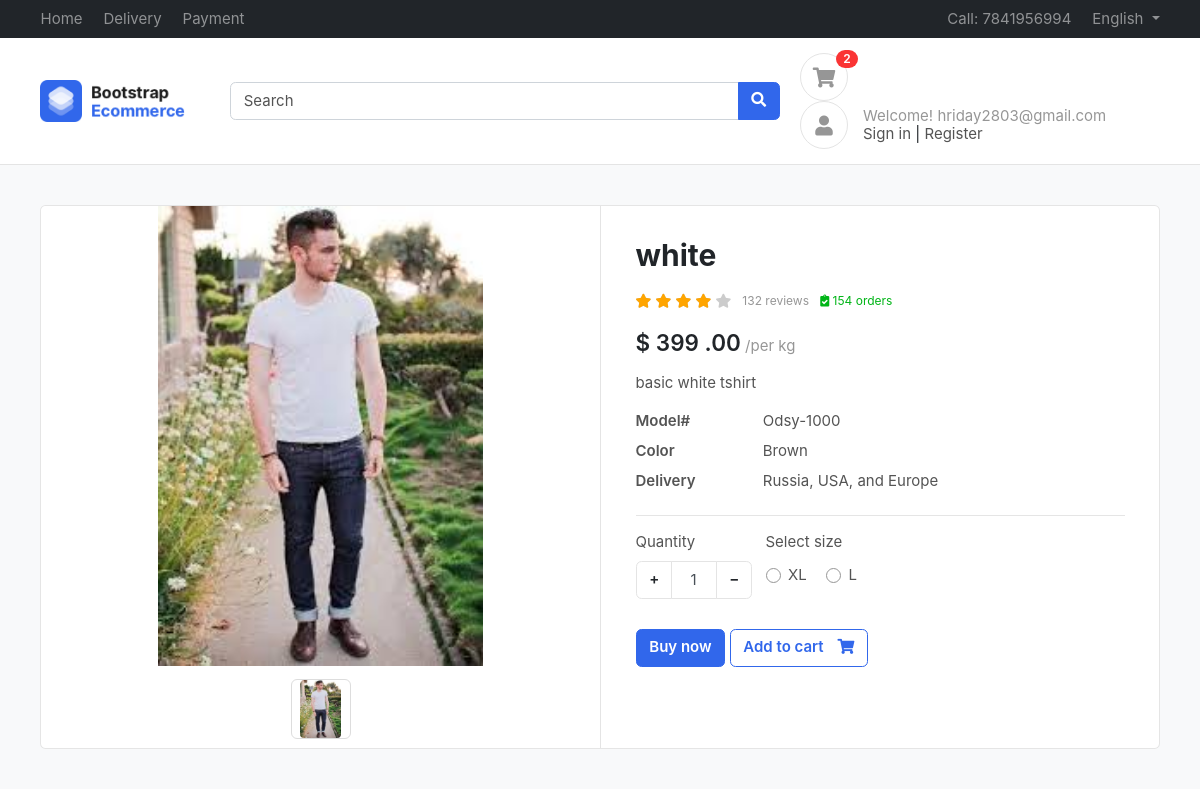
The app's page /product/white/ (signed in) with its own data.
### accounts/models.py (models this page shows)
class Profile(BaseModel):
    user = models.OneToOneField(User , on_delete=models.CASCADE , related_name="profile")
    is_email_verified = models.BooleanField(default=False)
    email_token = models.CharField(max_length=100 , null=True , blank=True)
    profile_image = models.ImageField(upload_to = 'profile')
    def get_cart_count(self):
        return CartItems.objects.filter(cart__is_paid=False, cart__user= self.user).count()

### products/models.py (models this page shows, shortened)
class Product(BaseModel):
    product_name = models.CharField(max_length=100)
    slug = models.SlugField(unique=True  , null=True , blank=True)
    category = models.ForeignKey(Category , on_delete=models.CASCADE , related_name="products")
    price = models.IntegerField()
    product_desription = models.TextField()
    color_variant = models.ManyToManyField(ColorVariant , blank=True)
    size_variant = models.ManyToManyField(SizeVariant , blank=True)

class ProductImage(BaseModel):
    product = models.ForeignKey(Product , on_delete=models.CASCADE , related_name="product_images")
    image =  models.ImageField(upload_to="product")

class SizeVariant(BaseModel):
    size_name = models.CharField(max_length=100)
    price = models.IntegerField(default=0)

### products/views.py (the view)
# urls.py: path('<slug>/' , get_product , name="get_product"),
def get_product(request , slug):
    try:
        product = Product.objects.get(slug =slug)
        context= {'product': product}
        if request.GET.get('size'):
            size=request.GET.get('size')
            price=product.get_product_price_by_size(size)
            context['selected_size']=size
            context['updated_price']= price
            print(price)
        return render(request  , 'product/products.html' , context = context)
    except Exception as e:
        print(e)

### templates/product/products.html (shortened to what this page needs)
{% extends "base/base.html"%}
{%  block start %}
<section class="section-content padding-y bg">
    <div class="container">
    <div class="card">
        <div class="row no-gutters">
            <aside class="col-md-6">
    <article class="gallery-wrap">
    <div class="img-big-wrap">
      <div> <a href="#"><img src="/media/{{product.product_images.first.image}}"></a></div>
    </div>
    <div class="thumbs-wrap">
      {% for image in product.product_images.all %}
      <a href="#" class="item-thumb"> <img src="/media/{{image.image}}"></a>
      {% endfor %}
    </div>
    </article>
            </aside>
            <main class="col-md-6 border-left">
    <article class="content-body">
    <h2 class="title">{{product.product_name}}</h2>
    <div class="rating-wrap my-3">
        <ul class="rating-stars">
            <li style="width:80%" class="stars-active">
                <i class="fa fa-star"></i> <i class="fa fa-star"></i>
                <i class="fa fa-star"></i> <i class="fa fa-star"></i>
            </li>
            <li>
                <i class="fa fa-star"></i> <i class="fa fa-star"></i>
                <i class="fa fa-star"></i> <i class="fa fa-star"></i>
                <i class="fa fa-star"></i>
            </li>
        </ul>
        <small class="label-rating text-muted">132 reviews</small>
        <small class="label-rating text-success"> <i class="fa fa-clipboard-check"></i> 154 orders </small>
    </div>
    <div class="mb-3">
        <var class="price h4">$
          {% if updated_price %}
          {{updated_price}}
          {% else %}
          {{product.price}}
          {% endif %}
          .00</var>
        <span class="text-muted">/per kg</span>
    </div>
    <p>{{product.product_desription}}</p>
    <dl class="row">
      <dt class="col-sm-3">Model#</dt>
      <dd class="col-sm-9">Odsy-1000</dd>
      <dt class="col-sm-3">Color</dt>
      <dd class="col-sm-9">Brown</dd>
      <dt class="col-sm-3">Delivery</dt>
      <dd class="col-sm-9">Russia, USA, and Europe </dd>
    </dl>
    <hr>
        <div class="form-row">
            <div class="form-group col-md flex-grow-0">
                <label>Quantity</label>
                <div class="input-group mb-3 input-spinner">
                  <div class="input-group-prepend">
                    <button class="btn btn-light" type="button" id="button-plus"> + </button>
                  </div>
                  <input type="text" class="form-control" value="1">
                  <div class="input-group-append">
                    <button class="btn btn-light" type="button" id="button-minus"> − </button>
                  </div>
                </div>
            </div>
            {% if product.size_variant.count %}
            <div class="form-group col-md">
                    <label>Select size</label>
                    <div class="mt-1">
                      {% for size in product.size_variant.all %}
                        <label class="custom-control custom-radio custom-control-inline">
                          <div class="custom-control-label">{{size.size_name}}</div>
                        </label>
                      {% endfor %}
                    </div>
            </div>
            {% endif %}
        </div>
        <a href="#" class="btn  btn-primary"> Buy now </a>
        <a href="{% url 'add_to_cart' product.uid %}?variant={{selected_size}}" class="btn  btn-outline-primary"> <span class="text">Add to cart</span> <i class="fas fa-shopping-cart"></i>  </a>
    </article>
            </main>
        </div>
    </div>
    </div>
    </section>
{% endblock %}

### templates/base/base.html (shortened to what this page needs)
<!DOCTYPE HTML>
<html lang="en">
<head>
<link href="/media/css/bootstrap.css" rel="stylesheet" type="text/css"/>
<link href="/media/fonts/fontawesome/css/all.min.css" type="text/css" rel="stylesheet">
<link href="/media/css/ui.css" rel="stylesheet" type="text/css"/>
<link href="/media/css/responsive.css" rel="stylesheet" />
</head>
<body>
	<header class="section-header">
		<nav class="navbar navbar-dark navbar-expand p-0 bg-dark">
		<div class="container">
			<ul class="navbar-nav d-none d-md-flex mr-auto">
				<li class="nav-item"><a class="nav-link" href="#">Home</a></li>
				<li class="nav-item"><a class="nav-link" href="#">Delivery</a></li>
				<li class="nav-item"><a class="nav-link" href="#">Payment</a></li>
			</ul>
			<ul class="navbar-nav">
				<li class="nav-item"><a href="#" class="nav-link"> Call: 7841956994 </a></li>
				<li class="nav-item dropdown">
					 <a href="#" class="nav-link dropdown-toggle" data-toggle="dropdown"> English </a>
				</li>
			</ul>
		  </div>
		</nav>
		<section class="header-main border-bottom">
			<div class="container">
		<div class="row align-items-center">
			<div class="col-lg-2 col-4">
				<div class="brand-wrap">
					<img class="logo" src="images/logo.png">
				</div>
			</div>
			<div class="col-lg-6 col-sm-12">
				<form action="#" class="search">
					<div class="input-group w-100">
						<input type="text" class="form-control" placeholder="Search">
						<div class="input-group-append">
						  <button class="btn btn-primary" type="submit">
							<i class="fa fa-search"></i>
						  </button>
						</div>
					</div>
				</form>
			</div>
			<div class="col-lg-4 col-sm-6 col-8">
				<div class="widgets-wrap float-md-right">
					<div class="widget-header  mr-3">
						<a href="{% url 'cart' %}" class="icon icon-sm rounded-circle border"><i class="fa fa-shopping-cart"></i></a>
						<span class="badge badge-pill badge-danger notify">{{request.user.profile.get_cart_count}}</span>
					</div>
					<div class="widget-header icontext">
						<a href="#" class="icon icon-sm rounded-circle border"><i class="fa fa-user"></i></a>
						<div class="text">
							<span class="text-muted">Welcome! {{user}}</span>
							<div>
								<a href="/accounts/login/">Sign in</a> |
								<a href="/accounts/register/"> Register</a>
							</div>
						</div>
					</div>
				</div>
			</div>
		</div>
			</div>
		</section>
		</header>
		{% block start %}
		{% endblock %}
        </body>
        </html>

### public/static/css/ui.css (style rules this page uses)
html { font-family: 'Inter', sans-serif; font-size: 15px; }
.content-body { flex: 1 1 auto; padding: 2rem 2.3rem; }
.icon-xs, .icon-sm, .icon-md, .icon-lg { display: inline-block; text-align: center; flex-shrink: 0; flex-grow: 0; }
.icon-sm { width: 48px; height: 48px; line-height: 48px; font-size: 20px; }
.padding-y { padding-top: 40px; padding-bottom: 40px; }
var { font-style: normal; }
article:after, .form-group:after { display: block; clear: both; content: ""; }
.bg { background-color: #f8f9fa; }
.card .title { color: #212529; }
.header-main { position: relative; padding-top: 1rem; padding-bottom: 1rem; }
.brand-wrap .logo, .navbar-brand .logo { margin-right: 7px; max-height: 42px; display: inline-block; }
.widget-header { display: inline-block; vertical-align: middle; position: relative; }
.widget-header a { color: #545454; }
.widget-header i { color: #969696; }
.widget-header .notify { position: absolute; top: -3px; right: -10px; }
.btn-light { background-color: #fff; border-color: #e4e4e4; }
.btn .text + i { margin-left: 10px; }
dl[class="row"] { margin-bottom: 0; }
.icontext { display: inline-flex; align-items: center; vertical-align: middle; }
.icontext .text { width: 100%; line-height: 1.2; color: #212529; }
.icontext .icon { position: relative; margin-right: 15px; flex-shrink: 0; flex-grow: 0; }
.notify { position: absolute; top: -4px; right: -10px; display: inline-block; padding: .25em .6em; font-size: 12px; line-height: 1; text-align: center; border-radius: 3rem; color: #fff; background-color: #fa3434; }
.price { font-weight: 600; color: #212529; }
.label-rating { margin-left: 7px; display: inline-block; vertical-align: middle; }
.rating-stars { display: inline-block; vertical-align: middle; list-style: none; margin: 0; padding: 0; position: relative; white-space: nowrap; clear: both; }
.rating-stars i { font-size: 14px; color: #ccc; display: inline; }
.rating-stars li { display: block; text-overflow: clip; white-space: nowrap; z-index: 1; }
.rating-stars li.stars-active { z-index: 2; position: absolute; top: 0; left: 0; overflow: hidden; }
.rating-stars li.stars-active i { color: orange; }
.input-spinner { width: 120px; flex-wrap: nowrap; display: inline-flex; }
.input-spinner input.form-control { text-align: center; max-width: 46px; flex-basis: 46px; border-color: #e4e4e4; flex-grow: 0; }
.input-spinner .btn { width: 36px; text-align: center; }
.gallery-wrap .img-big-wrap { margin-bottom: 10px; border-radius: 0.37rem; overflow: hidden; background-color: #fff; }
.gallery-wrap .img-big-wrap a { text-align: center; display: block; }
.gallery-wrap .img-big-wrap img { height: 460px; width: auto; display: inline-block; cursor: zoom-in; }
.gallery-wrap .thumbs-wrap { text-align: center; }
.gallery-wrap .thumbs-wrap .item-thumb { width: 60px; height: 60px; border: 1px solid #ddd; border-radius: 6px; margin: 3px; display: inline-block; overflow: hidden; }
.gallery-wrap .thumbs-wrap img { max-width: 100%; max-height: 100%; object-fit: cover; border-radius: 4px; cursor: zoom-in; }

### records on screen
Product: product_images.first.image (picture), product_name "white", price "399", product_desription "basic white tshirt"
ProductImage: image (picture)
SizeVariant: size_name "XL"
SizeVariant: size_name "L"

### other values on screen
{{ request.user.profile.get_cart_count }} "2"
{{ user }} "hriday2803@gmail.com"
